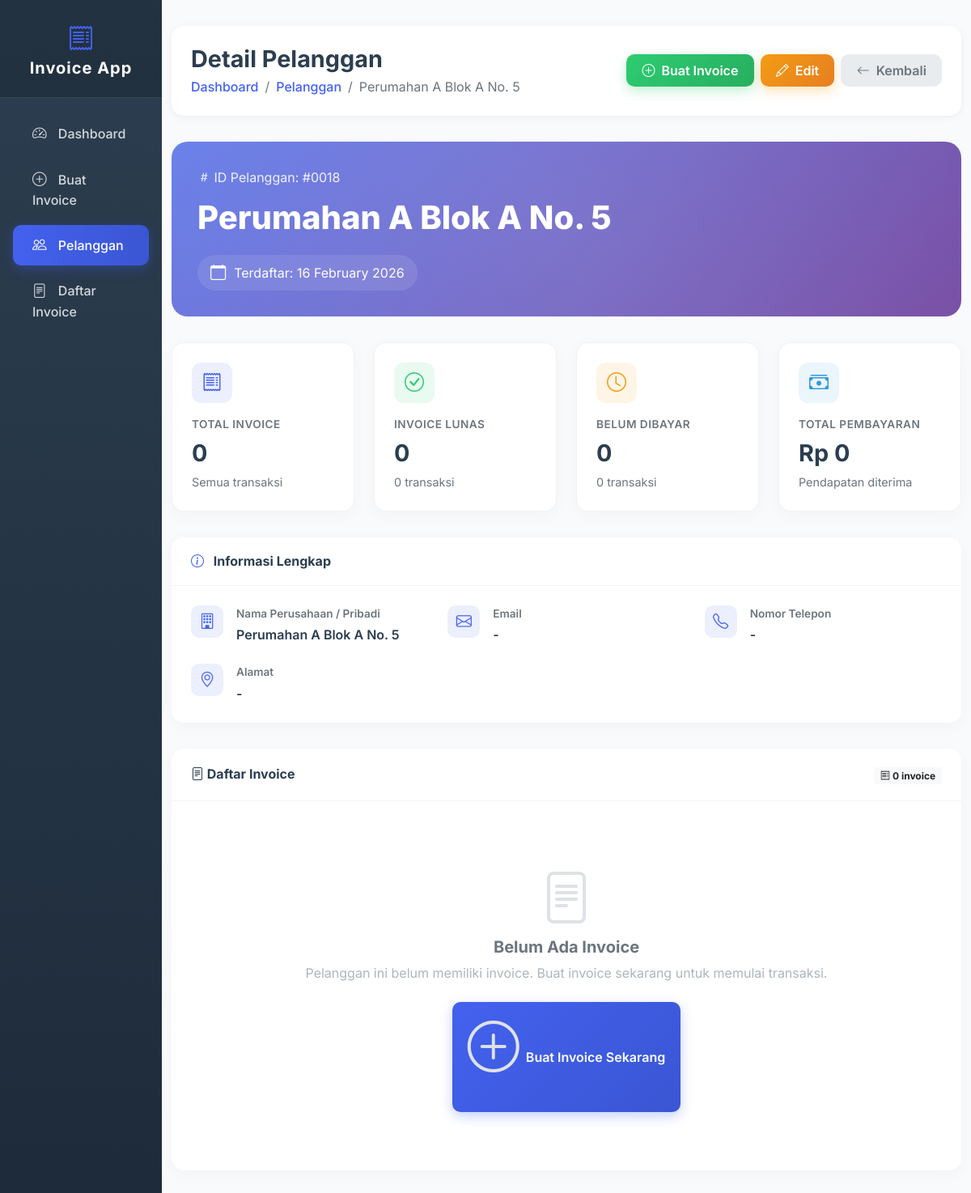
/view_customer.php?id=18, run on the app's committed database.
### tables this page shows
CREATE TABLE `customers` (
  `id` int(11) NOT NULL,
  `name` varchar(100) NOT NULL,
  `email` varchar(100) DEFAULT NULL,
  `phone` varchar(20) DEFAULT NULL,
  `address` text DEFAULT NULL,
  `created_at` timestamp NOT NULL DEFAULT current_timestamp()
);

### include_functions.php (called while the page is built, shortened)
<?php
function formatRupiah($number) {
    return 'Rp ' . number_format($number, 0, ',', '.');
}
?>

### view_customer.php (the view, shortened to what this page needs)
<?php
require_once 'config_database.php';
require_once 'include_functions.php';
$id = $_GET['id'] ?? 0;
$query = "SELECT * FROM customers WHERE id = ?";
$stmt = $pdo->prepare($query);
$stmt->execute([$id]);
$customer = $stmt->fetch();
$query = "SELECT
            COUNT(*) as total_invoices,
            SUM(CASE WHEN status = 'paid' THEN total ELSE 0 END) as total_paid,
            SUM(CASE WHEN status = 'unpaid' THEN total ELSE 0 END) as total_unpaid,
            COUNT(CASE WHEN status = 'paid' THEN 1 END) as paid_invoices,
            COUNT(CASE WHEN status = 'unpaid' THEN 1 END) as unpaid_invoices
          FROM invoices
          WHERE customer_id = ?";
$stmt = $pdo->prepare($query);
$stmt->execute([$id]);
$stats = $stmt->fetch();
$query = "SELECT * FROM invoices WHERE customer_id = ? ORDER BY invoice_date DESC";
$stmt = $pdo->prepare($query);
$stmt->execute([$id]);
$invoices = $stmt->fetchAll();
?>
<!DOCTYPE html>
<html lang="id">
<head>
    <link href="https://cdn.jsdelivr.net/npm/bootstrap@5.1.3/dist/css/bootstrap.min.css" rel="stylesheet">
    <link rel="stylesheet" href="https://cdn.jsdelivr.net/npm/bootstrap-icons@1.8.1/font/bootstrap-icons.css">
</head>
<body>
    <div class="container-fluid">
        <div class="row">
            <nav class="col-md-2 d-md-block sidebar p-0">
                <div class="position-sticky">
                    <div class="sidebar-brand text-center">
                        <i class="bi bi-receipt"></i>
                        <h5>Invoice App</h5>
                    </div>
                    <ul class="nav flex-column mt-3">
                        <li class="nav-item">
                            <a class="nav-link" href="index.php">
                                <i class="bi bi-speedometer2"></i> Dashboard
                            </a>
                        </li>
                        <li class="nav-item">
                            <a class="nav-link" href="add_invoice.php">
                                <i class="bi bi-plus-circle"></i> Buat Invoice
                            </a>
                        </li>
                        <li class="nav-item">
                            <a class="nav-link active" href="customers.php">
                                <i class="bi bi-people"></i> Pelanggan
                            </a>
                        </li>
                        <li class="nav-item">
                            <a class="nav-link" href="invoices.php">
                                <i class="bi bi-file-text"></i> Daftar Invoice
                            </a>
                        </li>
                    </ul>
                </div>
            </nav>
            <main class="col-md-10 ms-sm-auto">
                <div class="page-header d-flex justify-content-between align-items-center">
                    <div>
                        <h1 class="h2 mb-1">Detail Pelanggan</h1>
                        <nav aria-label="breadcrumb">
                            <ol class="breadcrumb mb-0">
                                <li class="breadcrumb-item"><a href="index.php">Dashboard</a></li>
                                <li class="breadcrumb-item"><a href="customers.php">Pelanggan</a></li>
                                <li class="breadcrumb-item active"><?= htmlspecialchars($customer['name']) ?></li>
                            </ol>
                        </nav>
                    </div>
                    <div class="d-flex gap-2">
                        <a href="add_invoice.php?customer_id=<?= $customer['id'] ?>" class="btn-custom btn-success-custom">
                            <i class="bi bi-plus-circle"></i> Buat Invoice
                        </a>
                        <a href="edit_customer.php?id=<?= $customer['id'] ?>" class="btn-custom btn-warning-custom">
                            <i class="bi bi-pencil"></i> Edit
                        </a>
                        <a href="customers.php" class="btn-custom btn-secondary-custom">
                            <i class="bi bi-arrow-left"></i> Kembali
                        </a>
                    </div>
                </div>
                <div class="customer-header">
                    <div class="customer-id">
                        <i class="bi bi-hash"></i> ID Pelanggan: #<?= str_pad($customer['id'], 4, '0', STR_PAD_LEFT) ?>
                    </div>
                    <div class="customer-name">
                        <?= htmlspecialchars($customer['name']) ?>
                    </div>
                    <div class="customer-contact">
                        <div class="contact-item">
                            <i class="bi bi-calendar"></i>
                            Terdaftar: <?= date('d F Y', strtotime($customer['created_at'])) ?>
                        </div>
                    </div>
                </div>
                <div class="stats-grid">
                    <div class="stat-card">
                        <div class="stat-icon total">
                            <i class="bi bi-receipt"></i>
                        </div>
                        <div class="stat-label">Total Invoice</div>
                        <div class="stat-value"><?= $stats['total_invoices'] ?? 0 ?></div>
                        <div class="stat-sub">Semua transaksi</div>
                    </div>
                    <div class="stat-card">
                        <div class="stat-icon paid">
                            <i class="bi bi-check-circle"></i>
                        </div>
                        <div class="stat-label">Invoice Lunas</div>
                        <div class="stat-value"><?= $stats['paid_invoices'] ?? 0 ?></div>
                        <div class="stat-sub"><?= $stats['paid_invoices'] ?? 0 ?> transaksi</div>
                    </div>
                    <div class="stat-card">
                        <div class="stat-icon unpaid">
                            <i class="bi bi-clock"></i>
                        </div>
                        <div class="stat-label">Belum Dibayar</div>
                        <div class="stat-value"><?= $stats['unpaid_invoices'] ?? 0 ?></div>
                        <div class="stat-sub"><?= $stats['unpaid_invoices'] ?? 0 ?> transaksi</div>
                    </div>
                    <div class="stat-card">
                        <div class="stat-icon revenue">
                            <i class="bi bi-cash-stack"></i>
                        </div>
                        <div class="stat-label">Total Pembayaran</div>
                        <div class="stat-value"><?= formatRupiah($stats['total_paid'] ?? 0) ?></div>
                        <div class="stat-sub">Pendapatan diterima</div>
                    </div>
                </div>
                <div class="info-card">
                    <div class="card-header">
                        <h6><i class="bi bi-info-circle"></i> Informasi Lengkap</h6>
                    </div>
                    <div class="card-body">
                        <div class="info-grid">
                            <div class="info-item">
                                <div class="info-icon">
                                    <i class="bi bi-building"></i>
                                </div>
                                <div class="info-content">
                                    <div class="label">Nama Perusahaan / Pribadi</div>
                                    <div class="value"><?= htmlspecialchars($customer['name']) ?></div>
                                </div>
                            </div>
                            <div class="info-item">
                                <div class="info-icon">
                                    <i class="bi bi-envelope"></i>
                                </div>
                                <div class="info-content">
                                    <div class="label">Email</div>
                                    <div class="value"><?= htmlspecialchars($customer['email'] ?: '-') ?></div>
                                </div>
                            </div>
                            <div class="info-item">
                                <div class="info-icon">
                                    <i class="bi bi-telephone"></i>
                                </div>
                                <div class="info-content">
                                    <div class="label">Nomor Telepon</div>
                                    <div class="value"><?= htmlspecialchars($customer['phone'] ?: '-') ?></div>
                                </div>
                            </div>
                            <div class="info-item">
                                <div class="info-icon">
                                    <i class="bi bi-geo-alt"></i>
                                </div>
                                <div class="info-content">
                                    <div class="label">Alamat</div>
                                    <div class="value"><?= nl2br(htmlspecialchars($customer['address'] ?: '-')) ?></div>
                                </div>
                            </div>
                        </div>
                    </div>
                </div>
                <div class="table-card">
                    <div class="card-header">
                        <div class="row align-items-center">
                            <div class="col-md-6">
                                <h6><i class="bi bi-file-text"></i> Daftar Invoice</h6>
                            </div>
                            <div class="col-md-6 text-end">
                                <span class="badge bg-light text-dark">
                                    <i class="bi bi-receipt"></i> <?= count($invoices) ?> invoice
                                </span>
                            </div>
                        </div>
                    </div>
                    <div class="card-body">
                        <?php if (count($invoices) > 0): ?>
                            <div class="table-responsive">
                                <table class="table">
                                    <thead>
                                        <tr>
                                            <th>No. Invoice</th>
                                            <th>Tanggal</th>
                                            <th>Total</th>
                                            <th>Status</th>
                                            <th class="text-center">Aksi</th>
                                        </tr>
                                    </thead>
                                    <tbody>
                                        <?php foreach($invoices as $invoice): ?>
                                        <tr>
                                            <td>
                                                <a href="view_invoice.php?id=<?= $invoice['id'] ?>" class="invoice-number">
                                                    <?= $invoice['invoice_number'] ?>
                                                </a>
                                            </td>
                                            <td><?= date('d/m/Y', strtotime($invoice['invoice_date'])) ?></td>
                                            <td><strong><?= formatRupiah($invoice['total']) ?></strong></td>
                                            <td>
                                                <?php if ($invoice['status'] == 'paid'): ?>
                                                    <span class="badge-status badge-paid">
                                                        <i class="bi bi-check-circle"></i> Lunas
                                                    </span>
                                                <?php else: ?>
                                                    <span class="badge-status badge-unpaid">
                                                        <i class="bi bi-clock"></i> Belum Dibayar
                                                    </span>
                                                <?php endif; ?>
                                            </td>
                                            <td class="text-center">
                                                <a href="view_invoice.php?id=<?= $invoice['id'] ?>" class="btn-custom btn-info-custom" style="padding: 0.3rem 1rem;" title="Lihat Detail">
                                                    <i class="bi bi-eye"></i> Detail
                                                </a>
                                            </td>
                                        </tr>
                                        <?php endforeach; ?>
                                    </tbody>
                                </table>
                            </div>
                        <?php else: ?>
                            <div class="empty-state">
                                <i class="bi bi-file-text"></i>
                                <h5>Belum Ada Invoice</h5>
                                <p>Pelanggan ini belum memiliki invoice. Buat invoice sekarang untuk memulai transaksi.</p>
                                <a href="add_invoice.php?customer_id=<?= $customer['id'] ?>" class="btn-custom btn-primary-custom">
                                    <i class="bi bi-plus-circle"></i> Buat Invoice Sekarang
                                </a>
                            </div>
                        <?php endif; ?>
                    </div>
                </div>
            </main>
        </div>
    </div>
</body>
</html>

### data on the page
customers: name "Perumahan A Blok A No. 5", id "0018", created_at "16 February 2026", email "-", phone "-", address "-"

### other printed values
$stats['total_invoices'] "0"
$stats['paid_invoices'] "0"
$stats['unpaid_invoices'] "0"
formatRupiah($stats['total_paid'] ?? 0) "Rp 0"
count($invoices) "0"
